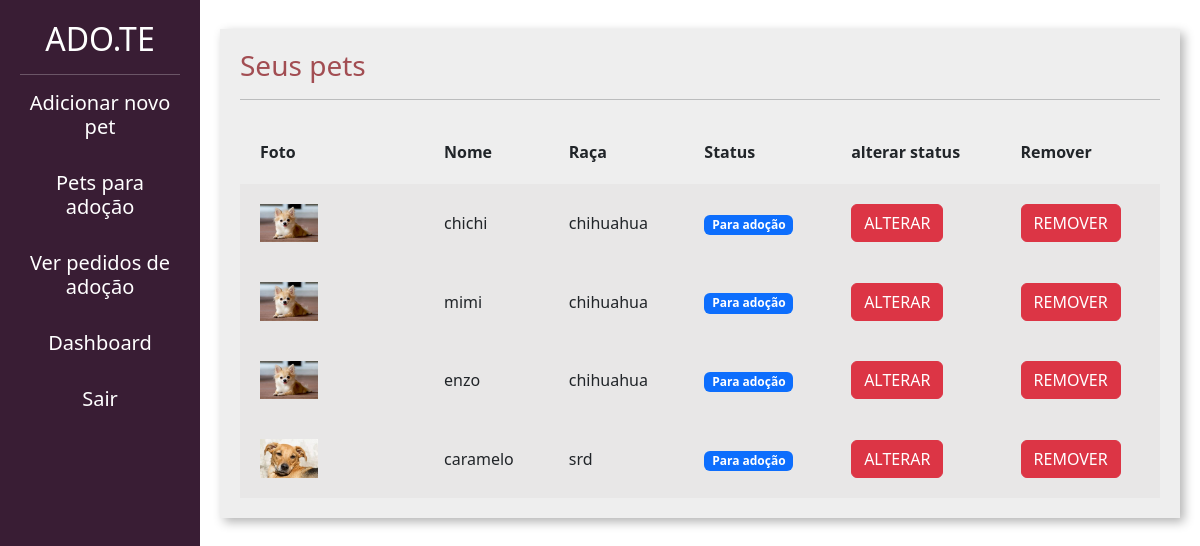
The page /divulgar/seus_pets/ (signed in) on the database as committed earlier.
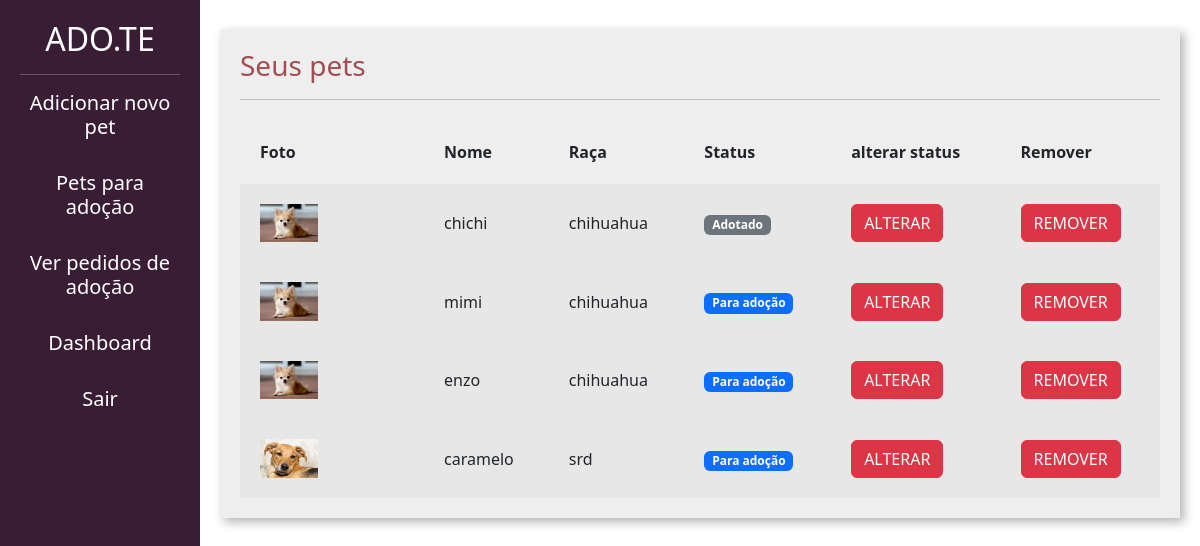
The same page on the database as committed later.
### divulgar/models.py (models this page shows, shortened)
class Pet(models.Model):
    choises_status = (('P','Para adoção'),
                      ('A','Adotado'))
    usuario = models.ForeignKey(User, on_delete=models.DO_NOTHING)
    foto = models.ImageField(upload_to="fotos_pets")
    nome = models.CharField(max_length=100)
    descricao = models.TextField()
    estado = models.CharField(max_length=50)
    cidade = models.CharField(max_length=50)
    telefone = models.CharField(max_length=14)
    tags = models.ManyToManyField(Tag)
    raca = models.ForeignKey(Raca, on_delete=models.DO_NOTHING)
    status = models.CharField(max_length=1, choices=choises_status, default='P')

class Raca(models.Model):
    raca = models.CharField(max_length=50)
    def __str__(self):
        return self.raca

### divulgar/views.py (the view)
# urls.py: path('seus_pets/', views.seus_pets, name="seus_pets"),
@login_required
def seus_pets(request):
    if request.method == "GET":
        pets = Pet.objects.filter(usuario=request.user)
        return render(request, 'seus_pets.html', {'pets':pets})

### divulgar/templates/seus_pets.html (shortened to what this page needs)
{% load static %}
<!doctype html>
<html lang="pt-BR">
    <head>
    <link href="https://cdn.jsdelivr.net/npm/bootstrap@5.3.0-alpha1/dist/css/bootstrap.min.css" rel="stylesheet">
    <link href="{% static 'usuarios/css/cadastro.css' %}" rel="stylesheet">
    <link href="{% static 'divulgar/css/novo_pet.css' %}" rel="stylesheet">
    <link href="{% static 'divulgar/css/seus_pet.css' %}" rel="stylesheet">
    </head>
    <body>
        <div class="container-fluid">
            <div class="row">
                <div class="col-md-2 bg-side sidebar">
                    <h2>ADO.TE</h2>
                    <hr>
                    <a href="{%  url 'novo_pet' %}" style="text-decoration: none; color: #fff;"><h5>Adicionar novo pet</h5></a>
                    <br>
                    <a href="{%  url 'listar_pets' %}" style="text-decoration: none; color: #fff;" ><h5>Pets para adoção </h5></a>
                    <br>
                    <a href="{%  url 'ver_pedido_adocao' %}" style="text-decoration: none; color: #fff;" ><h5>Ver pedidos de adoção</h5></a>
                    <br>
                    <a href="{%  url 'dashboard' %}" style="text-decoration: none; color: #fff;" ><h5>Dashboard</h5></a>
                    <br>
                    <a href="{%  url 'sair' %}" style="text-decoration: none; color: #fff;" ><h5>Sair</h5></a>
                    <br>
                </div>
                <div class="col-md">
                    <div class="wrapper">
                        <div class="box width80">
                            <h3 class="font-vinho">Seus pets</h3>
                            <hr>
                             <table class="tabela" cellpadding="20">
                                <tr>
                                    <th>Foto</th>
                                    <th>Nome</th>
                                    <th>Raça</th>
                                    <th>Status</th>
                                    <th>alterar status</th>
                                    <th>Remover</th>
                                </tr>
                                    {% for pet in pets %}
                                    <tr class="tabela-linha">
                                            <td width="20%">
                                                <img width="40%" src="{{pet.foto.url}}">
                                            </td>
                                            <td>
                                                {{pet.nome}}
                                            </td>
                                            <td>
                                                {{pet.raca}}
                                            </td>
                                            <td>
                                                {% if pet.status == "P" %}
                                                    <span class="badge text-bg-primary">Para adoção</span>
                                                {% elif pet.status == "A" %}
                                                    <span class="badge bg-secondary">Adotado</span>
                                                    {% endif %}
                                            </td>
                                            <td>
                                                <a href="{%  url 'alterar status' pet.id %}" class="btn btn-danger">ALTERAR</a>
                                            </td>
                                            <td>
                                                <a href="{%  url 'remover_pet' pet.id %}" class="btn btn-danger">REMOVER</a>
                                            </td>
                                    </tr>
                                    {% endfor %}
                            </table>
                        </div>
                    </div>
                </div>
            </div>
        </div>
    </body>
</html>

Rows that differ between the two databases and show on the page:
changed Pet "chichi": status "Para adoção" → "Adotado"
